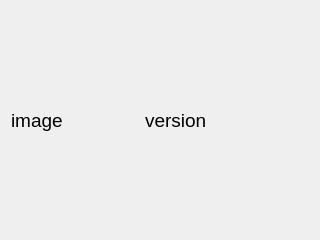
<?xml version="1.0" encoding="UTF-8"?>
<ui version="4.0">
 <class>Dialog</class>
 <widget class="QDialog" name="Dialog">
  <property name="geometry">
   <rect>
    <x>0</x>
    <y>0</y>
    <width>320</width>
    <height>240</height>
   </rect>
  </property>
  <property name="minimumSize">
   <size>
    <width>320</width>
    <height>240</height>
   </size>
  </property>
  <property name="maximumSize">
   <size>
    <width>320</width>
    <height>240</height>
   </size>
  </property>
  <property name="font">
   <font>
    <pointsize>14</pointsize>
   </font>
  </property>
  <property name="windowTitle">
   <string>About</string>
  </property>
  <layout class="QHBoxLayout" name="horizontalLayout">
   <item>
    <widget class="QLabel" name="image_label">
     <property name="minimumSize">
      <size>
       <width>128</width>
       <height>128</height>
      </size>
     </property>
     <property name="maximumSize">
      <size>
       <width>128</width>
       <height>128</height>
      </size>
     </property>
     <property name="text">
      <string>image</string>
     </property>
    </widget>
   </item>
   <item>
    <widget class="QLabel" name="version_label">
     <property name="text">
      <string>version</string>
     </property>
    </widget>
   </item>
  </layout>
 </widget>
 <resources/>
 <connections/>
</ui>
